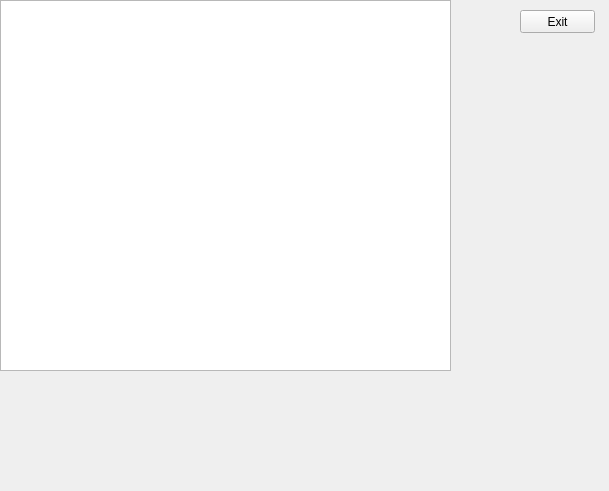
<?xml version="1.0" encoding="UTF-8"?>
<ui version="4.0">
 <class>Form</class>
 <widget class="QWidget" name="Form">
  <property name="geometry">
   <rect>
    <x>0</x>
    <y>0</y>
    <width>609</width>
    <height>491</height>
   </rect>
  </property>
  <property name="windowTitle">
   <string>Form</string>
  </property>
  <widget class="QPushButton" name="Exit_Btn">
   <property name="geometry">
    <rect>
     <x>520</x>
     <y>10</y>
     <width>75</width>
     <height>23</height>
    </rect>
   </property>
   <property name="text">
    <string>Exit</string>
   </property>
  </widget>
  <widget class="QTableWidget" name="tableWidget">
   <property name="geometry">
    <rect>
     <x>0</x>
     <y>0</y>
     <width>451</width>
     <height>371</height>
    </rect>
   </property>
   <property name="font">
    <font>
     <family>휴먼편지체</family>
     <pointsize>10</pointsize>
    </font>
   </property>
  </widget>
 </widget>
 <resources/>
 <connections>
  <connection>
   <sender>Exit_Btn</sender>
   <signal>clicked()</signal>
   <receiver>Form</receiver>
   <slot>quit()</slot>
   <hints>
    <hint type="sourcelabel">
     <x>338</x>
     <y>31</y>
    </hint>
    <hint type="destinationlabel">
     <x>345</x>
     <y>76</y>
    </hint>
   </hints>
  </connection>
 </connections>
 <slots>
  <slot>quit()</slot>
  <slot>pict()</slot>
 </slots>
</ui>
